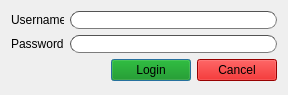
<?xml version="1.0" encoding="UTF-8"?>
<ui version="4.0">
 <class>Dialog</class>
 <widget class="QDialog" name="Dialog">
  <property name="geometry">
   <rect>
    <x>0</x>
    <y>0</y>
    <width>288</width>
    <height>95</height>
   </rect>
  </property>
  <property name="sizePolicy">
   <sizepolicy hsizetype="Preferred" vsizetype="Fixed">
    <horstretch>0</horstretch>
    <verstretch>0</verstretch>
   </sizepolicy>
  </property>
  <property name="minimumSize">
   <size>
    <width>0</width>
    <height>95</height>
   </size>
  </property>
  <property name="maximumSize">
   <size>
    <width>16777215</width>
    <height>95</height>
   </size>
  </property>
  <property name="windowTitle">
   <string>Login</string>
  </property>
  <layout class="QVBoxLayout" name="verticalLayout">
   <item>
    <layout class="QHBoxLayout" name="horizontalLayout">
     <item>
      <widget class="QLabel" name="label">
       <property name="sizePolicy">
        <sizepolicy hsizetype="Fixed" vsizetype="Preferred">
         <horstretch>0</horstretch>
         <verstretch>0</verstretch>
        </sizepolicy>
       </property>
       <property name="minimumSize">
        <size>
         <width>53</width>
         <height>0</height>
        </size>
       </property>
       <property name="maximumSize">
        <size>
         <width>53</width>
         <height>16777215</height>
        </size>
       </property>
       <property name="text">
        <string>Username:</string>
       </property>
      </widget>
     </item>
     <item>
      <widget class="QLineEdit" name="usernameBox">
       <property name="styleSheet">
        <string notr="true">border-width: 1px; 
border-style: inset; 
border-color: #535353; 
border-radius: 9px; </string>
       </property>
       <property name="text">
        <string/>
       </property>
       <property name="readOnly">
        <bool>true</bool>
       </property>
      </widget>
     </item>
    </layout>
   </item>
   <item>
    <layout class="QHBoxLayout" name="horizontalLayout_2">
     <item>
      <widget class="QLabel" name="label_2">
       <property name="sizePolicy">
        <sizepolicy hsizetype="Fixed" vsizetype="Preferred">
         <horstretch>0</horstretch>
         <verstretch>0</verstretch>
        </sizepolicy>
       </property>
       <property name="minimumSize">
        <size>
         <width>53</width>
         <height>0</height>
        </size>
       </property>
       <property name="maximumSize">
        <size>
         <width>53</width>
         <height>16777215</height>
        </size>
       </property>
       <property name="text">
        <string>Password: </string>
       </property>
      </widget>
     </item>
     <item>
      <widget class="QLineEdit" name="passwordBox">
       <property name="styleSheet">
        <string notr="true">border-width: 1px; 
border-style: inset;
border-color: #535353; 
border-radius: 9px; </string>
       </property>
       <property name="echoMode">
        <enum>QLineEdit::Password</enum>
       </property>
      </widget>
     </item>
    </layout>
   </item>
   <item>
    <layout class="QHBoxLayout" name="horizontalLayout_3">
     <item>
      <spacer name="horizontalSpacer">
       <property name="orientation">
        <enum>Qt::Horizontal</enum>
       </property>
       <property name="sizeHint" stdset="0">
        <size>
         <width>40</width>
         <height>20</height>
        </size>
       </property>
      </spacer>
     </item>
     <item>
      <widget class="QPushButton" name="loginButton">
       <property name="sizePolicy">
        <sizepolicy hsizetype="Fixed" vsizetype="Fixed">
         <horstretch>0</horstretch>
         <verstretch>0</verstretch>
        </sizepolicy>
       </property>
       <property name="styleSheet">
        <string notr="true">background-color: rgb(0, 139, 0);</string>
       </property>
       <property name="text">
        <string>Login</string>
       </property>
      </widget>
     </item>
     <item>
      <widget class="QPushButton" name="cancelButton">
       <property name="sizePolicy">
        <sizepolicy hsizetype="Fixed" vsizetype="Fixed">
         <horstretch>0</horstretch>
         <verstretch>0</verstretch>
        </sizepolicy>
       </property>
       <property name="styleSheet">
        <string notr="true">background-color: rgb(211, 0, 0);</string>
       </property>
       <property name="text">
        <string>Cancel</string>
       </property>
      </widget>
     </item>
    </layout>
   </item>
  </layout>
 </widget>
 <resources/>
 <connections/>
</ui>
